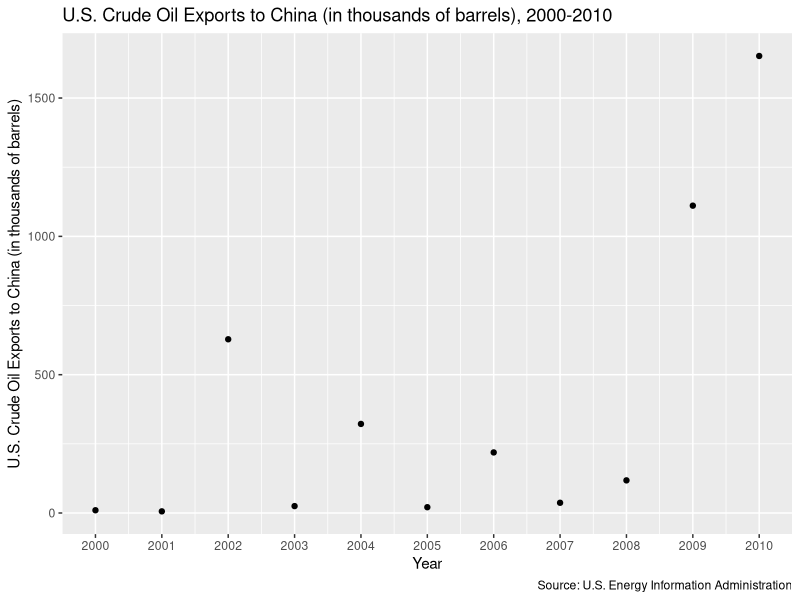

Source code (R):
## ---- chunk 1
library(tidyverse)
# Data from https://www.eia.gov/dnav/pet/hist/LeafHandler.ashx?n=PET&s=MTTEXCH1&f=M
data <- data.frame(Year = c(2000, 2001, 2002, 2003, 2004, 2005, 2006, 2007, 2008, 2009, 2010),
                   Oil_Exports = c(10, 6, 628, 25, 322, 21, 219, 37, 118, 1111, 1652))
plot <- 
  ggplot(data = data,
                    mapping = aes(x = Year,
                                  y = Oil_Exports)) +
  geom_point() + labs(x = "Year",
                        y = "U.S. Crude Oil Exports to China (in thousands of barrels)",
                      title = "U.S. Crude Oil Exports to China (in thousands of barrels), 2000-2010", caption = "Source: U.S. Energy Information Administration") +
  scale_x_continuous(breaks = c(2000, 2001, 2002, 2003, 2004, 2005, 2006, 2007, 2008, 2009, 2010))
plot

